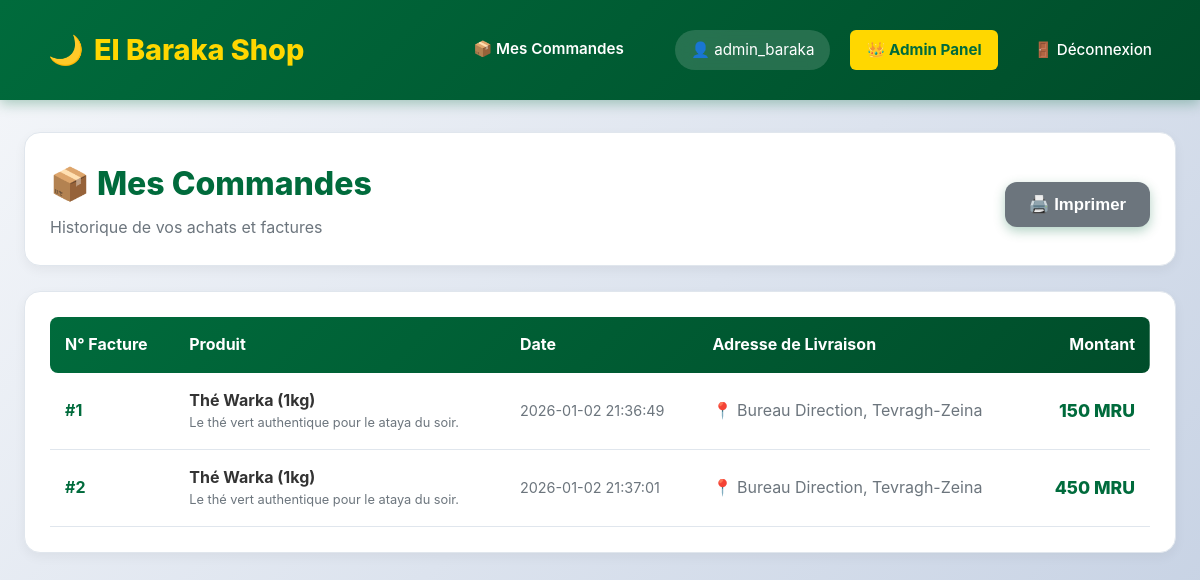
Screenshot of /mes-commandes (signed in) with the database file from the repository.
### tables this page shows
CREATE TABLE commandes (
            id INTEGER PRIMARY KEY AUTOINCREMENT,
            utilisateur_id INTEGER,
            produit_id INTEGER,  -- On stocke l'ID, pas le texte
            montant DECIMAL(10, 2),
            date_commande DATETIME DEFAULT CURRENT_TIMESTAMP,
            adresse_livraison TEXT,
            FOREIGN KEY(utilisateur_id) REFERENCES utilisateurs(id),
            FOREIGN KEY(produit_id) REFERENCES produits(id) 
        );

CREATE TABLE produits (
            id INTEGER PRIMARY KEY AUTOINCREMENT,
            nom TEXT NOT NULL,
            description TEXT,
            prix DECIMAL(10, 2) NOT NULL,
            quantite INTEGER DEFAULT 10
        );

### app.py (the view)
@app.route('/mes-commandes')
def mes_commandes():
    if 'user_id' not in session: return redirect('/login')
    user_id = session['user_id']
    conn = get_db_connection()
    query = """
        SELECT c.*, p.nom as nom_produit, p.description
        FROM commandes c
        JOIN produits p ON c.produit_id = p.id
        JOIN utilisateurs u ON c.utilisateur_id = u.id
        WHERE c.utilisateur_id = ?
    """
    commandes = conn.execute(query,(user_id,)).fetchall()
    conn.close()
    if commandes:
        return render_template('commandes.html', commandes=commandes)
    else:
        flash("Commande introuvable.", "danger")
        return redirect('/')

### app.py (called while the page is built)
def get_db_connection():
    conn = sqlite3.connect('elbaraka.db')
    conn.row_factory = sqlite3.Row
    return conn

### templates/commandes.html (shortened to what this page needs)
{% extends 'base.html' %}
{% block content %}
<div style="max-width: 1400px; margin: 0 auto;">
    <div style="background: white; padding: 25px; border-radius: 16px; margin-bottom: 25px; box-shadow: 0 4px 12px rgba(0,0,0,0.05); display: flex; justify-content: space-between; align-items: center; border: 1px solid #e0e6ed;">
        <div>
            <h2 style="margin: 0; color: var(--primary); font-size: 2rem; font-weight: 800;">
                📦 Mes Commandes
            </h2>
            <p style="margin: 5px 0 0 0; color: #6c757d;">Historique de vos achats et factures</p>
        </div>
        <button onclick="window.print()" class="btn-primary" style="width: auto; padding: 12px 24px; background: #6c757d;">
            🖨️ Imprimer
        </button>
    </div>
    <div style="background: white; padding: 25px; border-radius: 16px; box-shadow: 0 4px 12px rgba(0,0,0,0.05); overflow-x: auto; border: 1px solid #e0e6ed;">
        <table style="width: 100%; border-collapse: collapse;">
            <thead>
                <tr style="background: linear-gradient(135deg, var(--primary) 0%, var(--primary-dark) 100%); color: white;">
                    <th style="padding: 15px; text-align: left; font-weight: 700; border-radius: 8px 0 0 8px;">N° Facture</th>
                    <th style="padding: 15px; text-align: left; font-weight: 700;">Produit</th>
                    <th style="padding: 15px; text-align: left; font-weight: 700;">Date</th>
                    <th style="padding: 15px; text-align: left; font-weight: 700;">Adresse de Livraison</th>
                    <th style="padding: 15px; text-align: right; font-weight: 700; border-radius: 0 8px 8px 0;">Montant</th>
                </tr>
            </thead>
            <tbody>
                {% for c in commandes %}
                <tr style="border-bottom: 1px solid #e0e6ed; transition: background 0.3s ease;"
                    onmouseover="this.style.background='#f8f9fa'"
                    onmouseout="this.style.background='white'">
                    <td style="padding: 15px; font-weight: 700; color: var(--primary);">
                        #{{ c.id }}
                    </td>
                    <td style="padding: 15px;">
                        <strong style="color: #333;">{{ c.nom_produit or c.produit }}</strong>
                        <div style="font-size: 0.8rem; color: #6c757d;">{{ c.description }}</div>
                    </td>
                    <td style="padding: 15px; color: #6c757d; font-size: 0.9rem;">
                        {{ c.date_commande }}
                    </td>
                    <td style="padding: 15px; color: #6c757d;">
                        📍 {{ c.adresse_livraison }}
                    </td>
                    <td style="padding: 15px; text-align: right; font-weight: 800; color: var(--primary); font-size: 1.1rem;">
                        {{ c.montant }} MRU
                    </td>
                </tr>
                {% endfor %}
            </tbody>
        </table>
    </div>
</div>
{% endblock %}

### static/style.css (style rules this page uses)
:root { --primary: #006b3c; --primary-dark: #004d2a; --secondary: #d01c1f; --gold: #ffd700; --bg: #f8f9fa; --text: #2c3e50; --white: #ffffff; --shadow: rgba(0, 0, 0, 0.08); --shadow-hover: rgba(0, 0, 0, 0.15); --border: #e0e6ed; }
* { margin: 0; padding: 0; box-sizing: border-box; }
body { font-family: -apple-system, BlinkMacSystemFont, 'Segoe UI', Roboto, 'Helvetica Neue', Arial, sans-serif; background: linear-gradient(135deg, #f5f7fa 0%, #c3cfe2 100%); color: var(--text); line-height: 1.6; min-height: 100vh; }
.btn-primary { background: linear-gradient(135deg, var(--primary) 0%, var(--primary-dark) 100%); color: white; border: none; padding: 14px 20px; border-radius: 12px; cursor: pointer; width: 100%; font-size: 1.05rem; font-weight: 700; transition: all 0.3s ease; box-shadow: 0 4px 12px rgba(0, 107, 60, 0.3); margin-top: 10px; }

### rows the page displays
commandes: id "1", nom "Thé Warka (1kg)", description "Le thé vert authentique pour le ataya du soir.", date_commande "2026-01-02 21:36:49", adresse_livraison "Bureau Direction, Tevragh-Zeina", montant "150"
commandes: id "2", nom "Thé Warka (1kg)", description "Le thé vert authentique pour le ataya du soir.", date_commande "2026-01-02 21:37:01", adresse_livraison "Bureau Direction, Tevragh-Zeina", montant "450"

### other values shown
{{ session.get('username') }} "admin_baraka"
